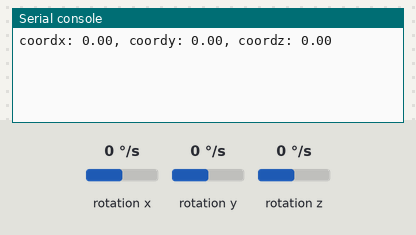
Recording of a program running on a simulated MicroPython board. On the bench: the last lines printed to the serial console. Inputs (shaded band) come from the test bench; at power-on: rotation x 0 °/s, rotation y 0 °/s, rotation z 0 °/s.

Above: at 3.5 s.
3.6 s: rotation x set to -192 °/s
At 4.9 s:
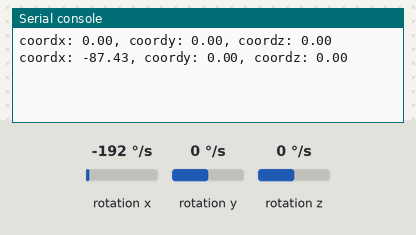
5.1 s: rotation y set to -192 °/s
At 6.4 s:
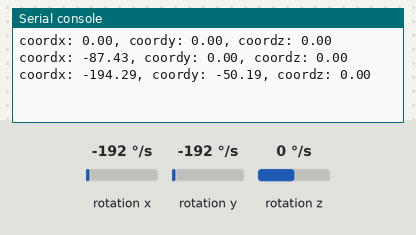
6.6 s: rotation z set to -192 °/s
At 7.4 s:
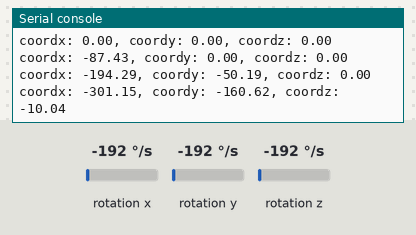
Timing chart, 0 to 9.6 s (numbered marks = the images above; inputs shaded):
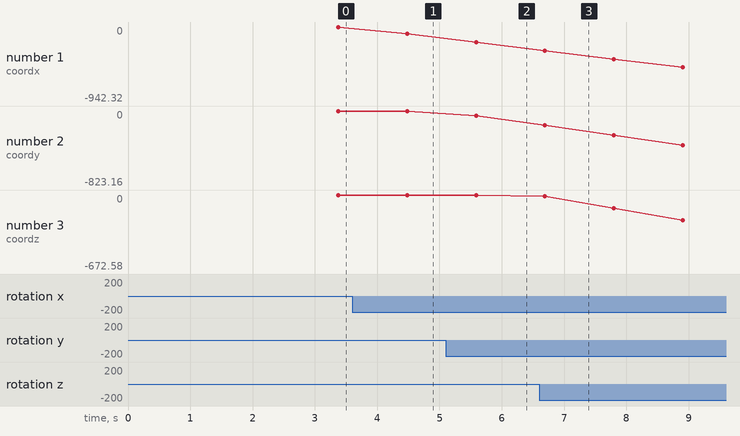

Measured:
- after the input at 3.6 s, the serial console: prints a new line after 0.88 s (image 1)
- after the input at 5.1 s, the serial console: prints a new line after 0.49 s (image 2)
- after the input at 6.6 s, the serial console: prints a new line after 0.09 s (image 3)
- plotted number 1: 0 → -87.43 after the input at 3.6 s
- plotted number 2: 0 → -50.19 after the input at 5.1 s
- plotted number 3: 0 → -672.58 after the input at 6.6 s

The program:

practicaMPU.py
```python
import machine
import utime

# Definimos el I2C
sda = machine.Pin(0)
scl = machine.Pin(1)
i2c = machine.I2C(0, scl=scl, sda=sda, freq=400000)

# Direcciones de los registros del MPU6050
address = 0x68
GYRO_XOUT_H = 0x43

# Configuraciones
CONFIG = 0x1A
GYRO_CONFIG = 0x1B
ACCEL_CONFIG = 0x1C
PWR_MGMT_1 = 0x6B

i2c.writeto_mem(address, ACCEL_CONFIG, b'\x10') # ±8g(0X10) ±2g(0X00)
i2c.writeto_mem(address, PWR_MGMT_1, b'\x00')
i2c.writeto_mem(address, GYRO_CONFIG, b'\x00')
i2c.writeto_mem(address, CONFIG, b'\x06') # Filtro 5Hz(0X06)
utime.sleep(1)

# Función para leer el giroscopio
def leerGiroscopio():
    gyro_x_data = i2c.readfrom_mem(address, GYRO_XOUT_H, 6)
    gyro_x = (gyro_x_data[0] << 8 | gyro_x_data[1]) if gyro_x_data[0] < 128 else ((gyro_x_data[0] << 8 | gyro_x_data[1]) - 65536)
    gyro_y = (gyro_x_data[2] << 8 | gyro_x_data[3]) if gyro_x_data[2] < 128 else ((gyro_x_data[2] << 8 | gyro_x_data[3]) - 65536)
    gyro_z = (gyro_x_data[4] << 8 | gyro_x_data[5]) if gyro_x_data[4] < 128 else ((gyro_x_data[4] << 8 | gyro_x_data[5]) - 65536)
    return gyro_x, gyro_y, gyro_z

# Función para calibrar el giroscopio
def calibrar():
    sumX = sumY = sumZ = 0
    for _ in range(1000):
        gyro_x, gyro_y, gyro_z = leerGiroscopio()
        sumX += gyro_x
        sumY += gyro_y
        sumZ += gyro_z
        utime.sleep_ms(1)
    return sumX / 1000, sumY / 1000, sumZ / 1000

# Calibramos el giroscopio
sumX, sumY, sumZ = calibrar()
coordx0 = coordy0 = coordz0 = cont = 0
wx0 = wy0 = wz0 = 0

# Bucle principal
while True:
    gyro_x, gyro_y, gyro_z = leerGiroscopio()

    # Cálculamos el error
    wx = gyro_x - sumX
    wy = gyro_y - sumY
    wz = gyro_z - sumZ

    # Error en x
    if -30 < wx < 30:
        wx = 0
    # Error en y
    if -50 < wy < 50:
        wy = 0
    # Error en z
    if -70 < wz < 70:
        wz = 0

    # Ajustamos los errores
    wx = wx * 150 / 65536
    wy = wy * 155 / 65536
    wz = wz * 155 / 65536

    # Actualizamos las posiciones
    coordx = coordx0 + (0.05 * (3) * (wx0 + 3 * (wx) + 3 * (wx) + 3 * (wx))/8)
    coordy = coordy0 + (0.05 * (3) * (wy0 + 3 * (wy) + 3 * (wy) + 3 * (wy))/8)
    coordz = coordz0 + (0.05 * (3) * (wz0 + 3 * (wz) + 3 * (wz) + 3 * (wz))/8)

    # Almacenamos los valores obtenidos anteriormente
    w0=wx;
    w0=wy;
    w0=wz;
    coordx0 = coordx
    coordy0 = coordy
    coordz0 = coordz
    cont += 1

    # Imprimir valores cada 10 iteraciones
    if cont > 10:
        print("coordx: {:.2f}, coordy: {:.2f}, coordz: {:.2f}".format(coordx, coordy, coordz)) #Para mostrar los 3 ejes
        #print("coordx: {:.2f}, coordz: {:.2f}".format(coordx, coordz)) #Para mostrar 1 plano
        cont = 0

    utime.sleep_ms(100)
```
